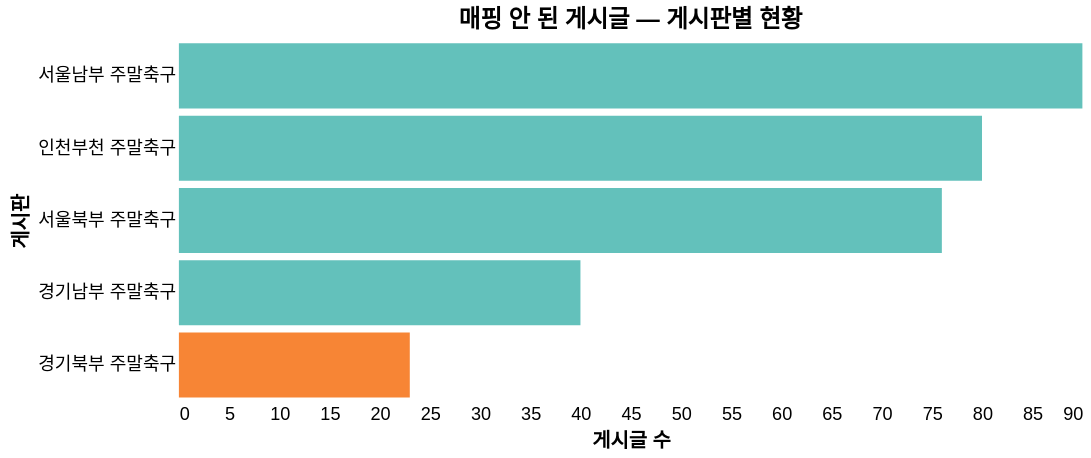

Here is the notebook cell this chart was saved with:
### Markdown cell above
> 중복제거가 제대로 안된 케이스들이 보임

### Code cell
unmapped_df = df[df["venue"].isna()]

alt.Chart(unmapped_df).mark_bar().encode(
    x=alt.X("count():Q", title="게시글 수"),
    y=alt.Y("board:N", sort="-x", title="게시판"),
    color=alt.condition(
        alt.datum.board == "경기북부 주말축구",
        alt.value("#F78535"),
        alt.value("#63C1BB")
    ),
    tooltip=["board:N", "count():Q"]
).properties(
    title="매핑 안 된 게시글 — 게시판별 현황",
    width=500,
    height=200,
).configure_axis(**AXIS_CONFIG).configure_view(stroke=None)

### Figure 1 — Vega-Lite specification as saved in the notebook (floating-point values rounded to 4 significant figures; data arrays with more than 128 entries replaced by an {"elided": "..."} marker saying what was removed)
{"config": {"view": {"continuousWidth": 300, "continuousHeight": 300, "stroke": null}, "axis": {"domain": false, "grid": false, "ticks": false}}, "data": {"name": "data-7580961d4b65953efd926dcf51b41997"}, "mark": {"type": "bar"}, "encoding": {"color": {"condition": {"test": "(datum.board === '경기북부 주말축구')", "value": "#F78535"}, "value": "#63C1BB"}, "tooltip": [{"field": "board", "type": "nominal"}, {"aggregate": "count", "type": "quantitative"}], "x": {"aggregate": "count", "title": "게시글 수", "type": "quantitative"}, "y": {"field": "board", "sort": "-x", "title": "게시판", "type": "nominal"}}, "height": 200, "title": "매핑 안 된 게시글 — 게시판별 현황", "width": 500, "$schema": "https://vega.github.io/schema/vega-lite/v6.4.1.json", "datasets": {"data-7580961d4b65953efd926dcf51b41997": {"elided": "309 records"}}}
